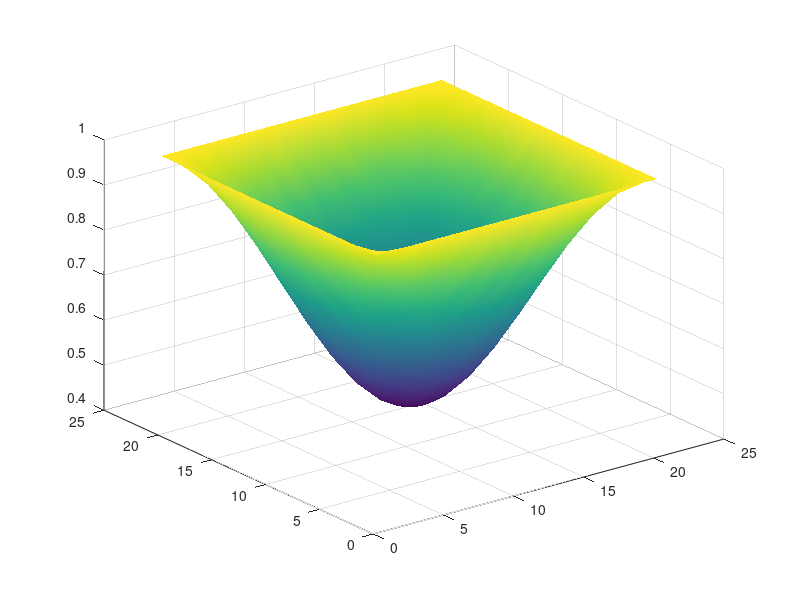

The MATLAB source for this figure: (Note: this script raises an error after producing the figure.)
% Auto-generated MATLAB script
field = [ ...
    1.00000000E+00   1.00000000E+00   1.00000000E+00   1.00000000E+00   1.00000000E+00   1.00000000E+00   1.00000000E+00   1.00000000E+00   1.00000000E+00   1.00000000E+00   1.00000000E+00   1.00000000E+00   1.00000000E+00   1.00000000E+00   1.00000000E+00   1.00000000E+00   1.00000000E+00   1.00000000E+00   1.00000000E+00   1.00000000E+00   1.00000000E+00; ...
    1.00000000E+00   9.86772299E-01   9.73898888E-01   9.61710453E-01   9.50528562E-01   9.40611362E-01   9.32207465E-01   9.25479412E-01   9.20589447E-01   9.17608023E-01   9.16617036E-01   9.17608023E-01   9.20589447E-01   9.25479412E-01   9.32207465E-01   9.40611362E-01   9.50528562E-01   9.61710453E-01   9.73898888E-01   9.86772299E-01   1.00000000E+00; ...
    1.00000000E+00   9.73898888E-01   9.48487759E-01   9.24446344E-01   9.02365088E-01   8.82813156E-01   8.66207838E-01   8.52954268E-01   8.43279600E-01   8.37422013E-01   8.35440040E-01   8.37422013E-01   8.43279600E-01   8.52954268E-01   8.66207838E-01   8.82813156E-01   9.02365088E-01   9.24446344E-01   9.48487759E-01   9.73898888E-01   1.00000000E+00; ...
    1.00000000E+00   9.61710453E-01   9.24446344E-01   8.89165223E-01   8.56797576E-01   8.28091383E-01   8.03764939E-01   7.84290314E-01   7.70135581E-01   7.61505842E-01   7.58637011E-01   7.61505842E-01   7.70135581E-01   7.84290314E-01   8.03764939E-01   8.28091383E-01   8.56797576E-01   8.89165223E-01   9.24446344E-01   9.61710453E-01   1.00000000E+00; ...
    1.00000000E+00   9.50528562E-01   9.02365088E-01   8.56797576E-01   8.14946055E-01   7.77887821E-01   7.46415615E-01   7.21295059E-01   7.02959180E-01   6.91856563E-01   6.88100696E-01   6.91856563E-01   7.02959180E-01   7.21295059E-01   7.46415615E-01   7.77887821E-01   8.14946055E-01   8.56797576E-01   9.02365088E-01   9.50528562E-01   1.00000000E+00; ...
    1.00000000E+00   9.40611362E-01   8.82813156E-01   8.28091383E-01   7.77887821E-01   7.33364582E-01   6.95633411E-01   6.65429115E-01   6.43474340E-01   6.30090833E-01   6.25640273E-01   6.30090833E-01   6.43474340E-01   6.65429115E-01   6.95633411E-01   7.33364582E-01   7.77887821E-01   8.28091383E-01   8.82813156E-01   9.40611362E-01   1.00000000E+00; ...
    1.00000000E+00   9.32207465E-01   8.66207838E-01   8.03764939E-01   7.46415615E-01   6.95633411E-01   6.52507901E-01   6.18084311E-01   5.92959940E-01   5.77745080E-01   5.72599709E-01   5.77745080E-01   5.92960000E-01   6.18084311E-01   6.52507901E-01   6.95633411E-01   7.46415615E-01   8.03764939E-01   8.66207838E-01   9.32207465E-01   1.00000000E+00; ...
    1.00000000E+00   9.25479412E-01   8.52954268E-01   7.84290314E-01   7.21295059E-01   6.65429115E-01   6.18084311E-01   5.80186129E-01   5.52637100E-01   5.35845280E-01   5.30259728E-01   5.35845280E-01   5.52637100E-01   5.80186129E-01   6.18084311E-01   6.65429115E-01   7.21295059E-01   7.84290314E-01   8.52954268E-01   9.25479412E-01   1.00000000E+00; ...
    1.00000000E+00   9.20589447E-01   8.43279600E-01   7.70135581E-01   7.02959180E-01   6.43474340E-01   5.92959940E-01   5.52637100E-01   5.23208976E-01   5.05386055E-01   4.99360234E-01   5.05386055E-01   5.23208976E-01   5.52637100E-01   5.92960000E-01   6.43474340E-01   7.02959180E-01   7.70135581E-01   8.43279600E-01   9.20589447E-01   1.00000000E+00; ...
    1.00000000E+00   9.17608023E-01   8.37422013E-01   7.61505842E-01   6.91856563E-01   6.30090833E-01   5.77745080E-01   5.35845280E-01   5.05386055E-01   4.86821800E-01   4.80645567E-01   4.86821800E-01   5.05386055E-01   5.35845280E-01   5.77745080E-01   6.30090833E-01   6.91856563E-01   7.61505842E-01   8.37422013E-01   9.17608023E-01   1.00000000E+00; ...
    1.00000000E+00   9.16617036E-01   8.35440040E-01   7.58637011E-01   6.88100696E-01   6.25640273E-01   5.72599709E-01   5.30259728E-01   4.99360234E-01   4.80645567E-01   4.74318832E-01   4.80645567E-01   4.99360234E-01   5.30259728E-01   5.72599709E-01   6.25640273E-01   6.88100696E-01   7.58637011E-01   8.35440040E-01   9.16617036E-01   1.00000000E+00; ...
    1.00000000E+00   9.17608023E-01   8.37422013E-01   7.61505842E-01   6.91856563E-01   6.30090833E-01   5.77745080E-01   5.35845280E-01   5.05386055E-01   4.86821800E-01   4.80645567E-01   4.86821830E-01   5.05386055E-01   5.35845280E-01   5.77745080E-01   6.30090833E-01   6.91856563E-01   7.61505842E-01   8.37422013E-01   9.17608023E-01   1.00000000E+00; ...
    1.00000000E+00   9.20589447E-01   8.43279600E-01   7.70135581E-01   7.02959180E-01   6.43474340E-01   5.92960000E-01   5.52637100E-01   5.23208976E-01   5.05386055E-01   4.99360234E-01   5.05386055E-01   5.23208976E-01   5.52637100E-01   5.92960000E-01   6.43474340E-01   7.02959180E-01   7.70135581E-01   8.43279600E-01   9.20589447E-01   1.00000000E+00; ...
    1.00000000E+00   9.25479412E-01   8.52954268E-01   7.84290314E-01   7.21295059E-01   6.65429115E-01   6.18084311E-01   5.80186129E-01   5.52637100E-01   5.35845280E-01   5.30259728E-01   5.35845280E-01   5.52637100E-01   5.80186129E-01   6.18084311E-01   6.65429115E-01   7.21295059E-01   7.84290314E-01   8.52954268E-01   9.25479412E-01   1.00000000E+00; ...
    1.00000000E+00   9.32207465E-01   8.66207838E-01   8.03764939E-01   7.46415615E-01   6.95633411E-01   6.52507901E-01   6.18084311E-01   5.92960000E-01   5.77745080E-01   5.72599709E-01   5.77745080E-01   5.92960000E-01   6.18084311E-01   6.52507901E-01   6.95633411E-01   7.46415615E-01   8.03764939E-01   8.66207838E-01   9.32207465E-01   1.00000000E+00; ...
    1.00000000E+00   9.40611362E-01   8.82813156E-01   8.28091383E-01   7.77887821E-01   7.33364582E-01   6.95633411E-01   6.65429115E-01   6.43474340E-01   6.30090833E-01   6.25640273E-01   6.30090833E-01   6.43474340E-01   6.65429115E-01   6.95633411E-01   7.33364582E-01   7.77887821E-01   8.28091383E-01   8.82813156E-01   9.40611362E-01   1.00000000E+00; ...
    1.00000000E+00   9.50528562E-01   9.02365088E-01   8.56797576E-01   8.14946055E-01   7.77887821E-01   7.46415615E-01   7.21295059E-01   7.02959180E-01   6.91856563E-01   6.88100696E-01   6.91856563E-01   7.02959180E-01   7.21295059E-01   7.46415615E-01   7.77887821E-01   8.14946055E-01   8.56797576E-01   9.02365088E-01   9.50528562E-01   1.00000000E+00; ...
    1.00000000E+00   9.61710453E-01   9.24446344E-01   8.89165223E-01   8.56797576E-01   8.28091383E-01   8.03764939E-01   7.84290314E-01   7.70135581E-01   7.61505842E-01   7.58637011E-01   7.61505842E-01   7.70135581E-01   7.84290314E-01   8.03764939E-01   8.28091383E-01   8.56797576E-01   8.89165223E-01   9.24446344E-01   9.61710453E-01   1.00000000E+00; ...
    1.00000000E+00   9.73898888E-01   9.48487759E-01   9.24446344E-01   9.02365088E-01   8.82813156E-01   8.66207838E-01   8.52954268E-01   8.43279600E-01   8.37422013E-01   8.35440040E-01   8.37422013E-01   8.43279600E-01   8.52954268E-01   8.66207838E-01   8.82813156E-01   9.02365088E-01   9.24446344E-01   9.48487759E-01   9.73898888E-01   1.00000000E+00; ...
    1.00000000E+00   9.86772299E-01   9.73898888E-01   9.61710453E-01   9.50528562E-01   9.40611362E-01   9.32207465E-01   9.25479412E-01   9.20589447E-01   9.17608023E-01   9.16617036E-01   9.17608023E-01   9.20589447E-01   9.25479412E-01   9.32207465E-01   9.40611362E-01   9.50528562E-01   9.61710453E-01   9.73898888E-01   9.86772299E-01   1.00000000E+00; ...
    1.00000000E+00   1.00000000E+00   1.00000000E+00   1.00000000E+00   1.00000000E+00   1.00000000E+00   1.00000000E+00   1.00000000E+00   1.00000000E+00   1.00000000E+00   1.00000000E+00   1.00000000E+00   1.00000000E+00   1.00000000E+00   1.00000000E+00   1.00000000E+00   1.00000000E+00   1.00000000E+00   1.00000000E+00   1.00000000E+00   1.00000000E+00 ];

% Surface plot (auto-generated)
[ny, nx] = size(field);
[X, Y] = meshgrid(1:nx, 1:ny);
fig = figure('Color','w');
ax = axes('Parent', fig);
h = surf(ax, X, Y, field);
shading(ax, 'interp');
colormap(ax, parula);
cb = colorbar(ax);
cb.Label.String = 'field value';
grid(ax, 'on');
box(ax, 'on');
axis(ax, 'tight');
view(ax, 45, 30);
xlabel(ax, 'i (x index)');
ylabel(ax, 'j (y index)');
zlabel(ax, 'field');
title(ax, sprintf('field (%d x %d)', ny, nx));
set(ax, 'FontSize', 12, 'LineWidth', 1);
set(h, 'EdgeColor', 'k');
drawnow;
